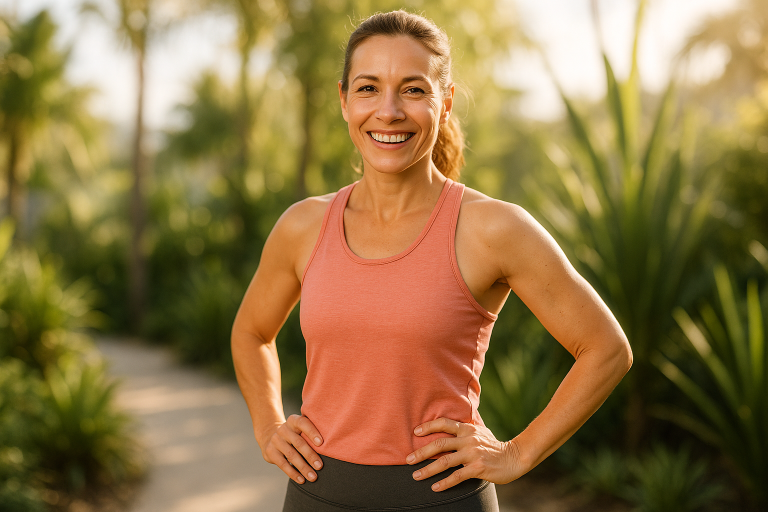
#> input picture src/assets/hero_boas_vindas.png, 1536 x 1024 px (shown at 1/2 size)
$ python optimize_assets.py
#> lines starting #> are read from the running program, lines starting #| are printed output that depends on the picture
from pathlib import Path
from PIL import Image

ASSETS = {
    'hero_boas_vindas.png': 960,
    'icone_gerenciamento_peso.png': 192,
    'icone_medicina_regenerativa.png': 192,
    'icone_nutrologia.png': 192,
    'icone_psiquiatria.png': 192,
}

assets_dir = Path(__file__).resolve().parents[1] / 'src' / 'assets'

for filename, max_width in ASSETS.items():
    source = assets_dir / filename
    destination = source.with_suffix('.webp')
    with Image.open(source) as image:
#> image is the input picture: PIL image 1536x1024 RGB; mean R, G, B 143, 116.7, 69.9
        image.thumbnail((max_width, max_width * 3), Image.Resampling.LANCZOS)
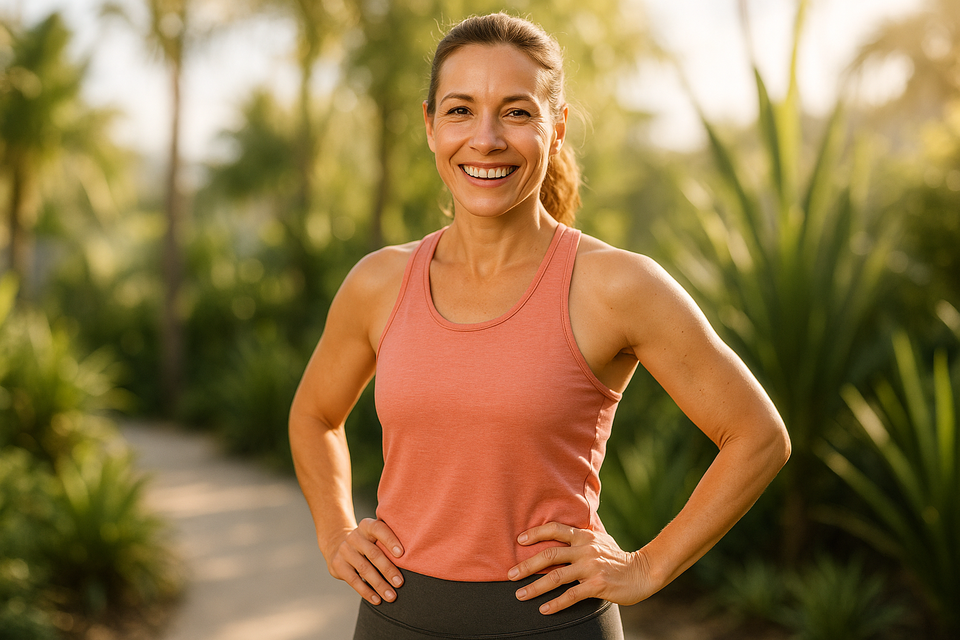
#> image: PIL image 960x640 RGB; mean R, G, B 143, 116.7, 69.9
        if image.mode not in ('RGB', 'RGBA'):
            image = image.convert('RGBA' if 'transparency' in image.info else 'RGB')
        image.save(destination, 'WEBP', quality=84, method=6)
        print(f'{source.name}: {source.stat().st_size} bytes -> {destination.name}: {image.size}')
#| hero_boas_vindas.png: 2488121 bytes -> hero_boas_vindas.webp: (960, 640)
#> (the run stopped early here; a loop or call above may not have finished)
